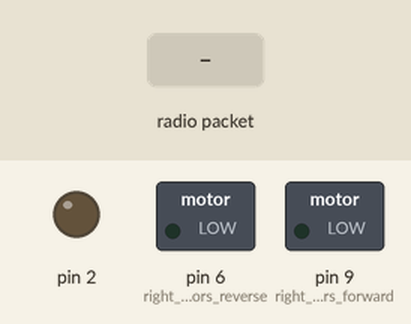
The sketch below on a simulated Arduino Uno, built with avr-gcc and run on an emulated ATmega328P. On the bench: switched loads named in the sketch (green lamp = pin HIGH), output pins drawn as LEDs (lit = HIGH). The inputs (shaded band) are chosen by the test bench. No radio packets arrive unless stated.

Above: at 1.2 s.
1.3 s: radio packet "1" arrives
At 2.0 s:
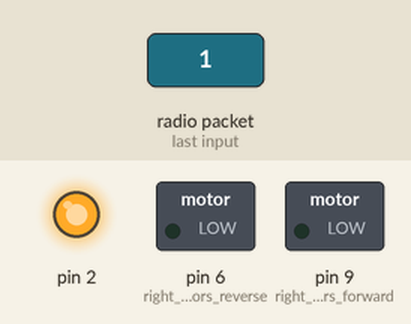
Timing chart, 0 to 4.3 s (numbered marks = the images above; inputs shaded):
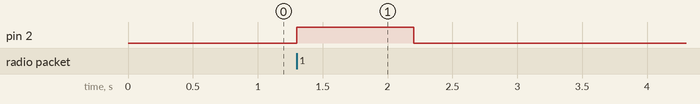

The sketch:

Usb.ino
```cpp
#include <SPI.h>
#include <nRF24L01.h>
#include <RF24.h>

RF24 radio(7, 8); // CE, CSN

long lastsend = 0.001;//seconds

struct UsbPackage
{
  int Move = 0;
};
typedef struct UsbPackage Package2;
Package2 UsbData;
const byte address[][6] = {"US001", "NP2TE"}; // address
void setup() {
  pinMode(9, OUTPUT);  //right motors forward
  pinMode(6, OUTPUT);  //right motors reverse
  pinMode(2 , OUTPUT);
  radio.begin();
  radio.openWritingPipe(address[1]);    //NP2TE
  radio.openReadingPipe(1, address[0]); //US001
  radio.setPALevel(RF24_PA_MAX);        //set nRF24L01
  radio.setChannel(115);
  radio.setDataRate(RF24_250KBPS);//nRF24L01 settings
  lastsend = millis() / 1000;
  radio.startListening();
}

void loop() {
  if (radio.available()) {
    lastsend = millis() / 1000;//save the time of the last message
    radio.read(&UsbData, sizeof(UsbData));
    digitalWrite(2 , HIGH);
    if(UsbData.Move == 1){
      digitalWrite(9, LOW);
      digitalWrite(6, HIGH);
    }else if(UsbData.Move == -1){
      digitalWrite(9, HIGH);
      digitalWrite(6, LOW);
    }else{
      digitalWrite(9, LOW);
      digitalWrite(6, LOW);
    }
    lastsend = millis() / 1000;
  } else if (!radio.available()) {
    if (millis() - (lastsend * 1000) > 1200) {
      digitalWrite(9, LOW);
      digitalWrite(6, LOW);
      digitalWrite(2 , LOW);
      radio.stopListening();
      const char text[] = "Usb-001";
      radio.write(&text, sizeof(text));//send the mode again to the hand
      delay(10);
      radio.startListening();
      lastsend = millis() / 1000;//save the time of the last message
    }
  }
}
```

Measured:
- after the input at 1.3 s, pin 2: LOW → HIGH at once, → LOW 0.90 s later
